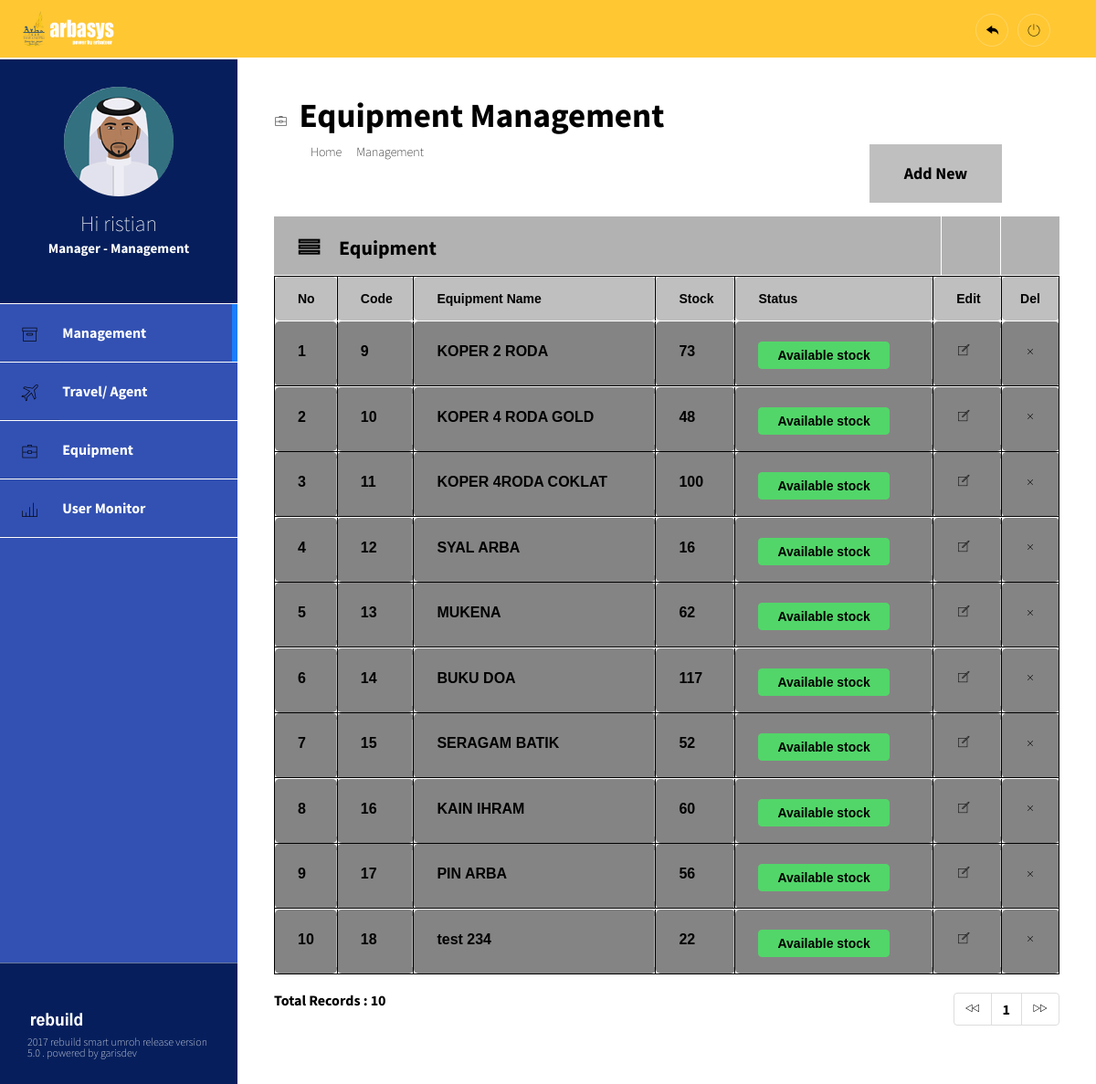
The page /modul/270/equipment.php (signed in) on the database its author committed.
### tables this page shows
CREATE TABLE `equipment` (
  `id_equipment` int(20) NOT NULL,
  `equipment_name` varchar(100) NOT NULL,
  `stock` int(20) NOT NULL
);

### modul/270/equipment.php (the view, shortened to what this page needs)
<!DOCTYPE html>
<?php
require('../config/travel-config.php');
$row = 10;
$hal = isset($_GET['hal']) ? $_GET['hal'] : 0;
$pageSql = "SELECT * FROM equipment";
$pageQry = mysql_query($pageSql, $Link) or die ("error paging: ".mysql_error());
$jml   = mysql_num_rows($pageQry);
$max   = ceil($jml/$row);
?>
<html>
<head>
    <link rel="stylesheet" type="text/css" href="../css/bootstrap.min.css">
    <link rel="stylesheet" type="text/css" href="../css/main.min.css">
    <link rel="stylesheet" type="text/css" href="../css/pe-icon-7-filled.css">
    <link rel="stylesheet" type="text/css" href="../css/pe-icon-7-stroke.css">
</head>
<body>
    <?php include "menu.php"; ?>
<section class="content">
      <header class = "main-header">
        <div class="main-header__nav">
              <h1 class="main-header__title">
                <i class="pe-7s-portfolio"></i>
              <span>Equipment Management</span>
              </h1>
             <ul class="main-header__breadcrumb">
              <li><a href ="#" onclick="window.location='#';">Home</a></li>
                 <a href ="?page=270" onclick="window.location='?page=270';">Management</a>
               </ul>
           </div>
              <div class="main-header__pojok">
          <button onclick="window.location='?page=Equipment-Add';">Add New</button>
             </div>
      </header>
<div class = "row">
          <div class="col-md-12">
            <article class="widget">
              <header class="widget__header">
                <div class="widget__title">
                  <i class="pe-7s-menu"></i><h3>Equipment</h3>
                </div>
                <div class="widget__config">
                  <a href="#"><i class=""></i></a>
                  <a href="#"><i class=""></i></a>
                </div>
              </header>
              <div class="widget__content ">
                <table class="table table-striped media-table">
                  <thead>
                    <tr>
                      <th style="width:1px">No </th>
                      <th>Code</th>
                      <th>Equipment Name</th>
                       <th>Stock</th>
                        <th>Status</th>
                        <th>Edit</th>
                      <th>Del</th>
                    </tr>
                  </thead>
                  <tbody>
  <?php
  $mySql  = "SELECT * FROM equipment ORDER BY id_equipment ASC LIMIT $hal, $row";
  $myQry  = mysql_query($mySql, $Link)  or die ("Query  salah : ".mysql_error());
  $nomor  = 0;
  while ($myData = mysql_fetch_array($myQry)) {
    $nomor++;
    $Kode = $myData['id_equipment'];
 $DataStock = $myData['stock'];
      if ($DataStock >=16) {
        $view="<span class='btn inverse green'>Available stock </span>";
    }
  ?>
              <tr class="spacer"></tr>
              <tr>
              <td>
              <font><p> <?php echo $nomor; ?></p></font>      </td>
               <td>
                <p> <?php echo $myData['id_equipment']; ?></p>
               </td>
                <td>
                <p><?php echo $myData['equipment_name']; ?></p>
               </td>
               <td>
                <p><?php echo $myData['stock']; ?></p>
               </td>
                <td>
                <p><?php echo $view; ?></p>
               </td>
               <td>
                        <a href="?page=Equipment-Edit&Kode=<?php echo $Kode; ?>" target="_self" alt="Edit Data"  title='Edit'><i class="pe-7s-note"></i></a>
                      </td>
                      <td>
                        <a href="?page=Equipment-Delete&Kode=<?php echo $Kode; ?>" target="_self" alt="Delete Data"  onclick="return confirm('ARE YOU SURE TO DELETE THIS DATA ... ?')" title='Delete'><i class="pe-7s-close"></i></a>
                      </td>
                    </tr>
      <?php } ?>
                  </tbody>
                </table>
       <ul class="pagination pull-left no-margin">
<li class="" >
<strong style="font-weight: bold;">Total Records :</strong>
                                <?php echo $jml; ?>
</ul>
<?php
    $prev = $hal - $row;
    if ($prev <= -$row) { $prev = 0;}
    $next = $hal + $row;
    $Selisih = $jml - $row;
    if ($Selisih <= 0) {$Selisih = 0;}
    if ($next >= $jml) { $next =  $Selisih;}
?>
    <ul class="pagination pull-right no-margin">
      <li class="prev">
    <?php
    echo "
      <a href='?page=Equipment&hal=$prev'>
      <i class='pe-7s-prev'></i>
      </a>";
      ?>
      </li>
    <li class="" >
      <?php
      for ($h = 1; $h <= $max; $h++) {
        $list[$h] = $row * $h - $row;
        echo " <a href='?page=Equipment&hal=$list[$h]'>$h</a> ";
      }
      ?>
    </li>
    <li class="next">
        <?php
    echo "
      <a href='?page=Equipment&hal=$next'>
      <i class='pe-7s-next'></i>
      </a>";
      ?>
    </li>
      </ul>
              </div>
            </article>
          </div>
        </div>
      <footer class="footer-brand">
          <?php include "footer.php"; ?>
      </footer>
    </section>
</body>
</html>
<?php
if(isset($_SESSION["role"])) {
  exit;
}
else {
  echo "<meta http-equiv='refresh' content='0; url=../modul/logout.php'>";
}
?>

### modul/270/menu.php (shortened to what this page needs)
<!DOCTYPE html>
<html>
<head>
</head>
<body>
	<header class="top-bar">
		<ul class="profile">
			<li>
				<div class="main-logo"><img src="../img/logoarba.png"; height="45px"; style="padding-top:3px ;padding-left:10px";></div>
			</li>
		</ul>
		<div class="main-brand">
			<div class="main-brand__container">
				<a style = "margin-top:15px;" href="?page=Halaman-Utama" class="btn-circle btn-sm"><i class=" pe-7f-back"></i></a>	&nbsp;
				<a style = "margin-top:15px;" href="?page=Logout" class="btn-circle btn-sm"><i class=" pe-7f-power"></i></a>
			</div>
		</div>
	</header>
	<div class="wrapper">
		<aside class="sidebar">
			<div class="user-info">
				<figure class="rounded-image profile__img">
					<img class="media-object" src="../img/user1.jpg" alt="user">
				</figure>
			<h2 class="user-info__name">Hi <?php if ($_SESSION['FirstName'] == 'Sales') {echo 'Marketing Team';}
			else echo $_SESSION['FirstName'];?></h2>
				<h3 class="user-info__role">Manager - Management</h3>
				<ul class="user-info__numbers">
				</ul>
			</div>
			<ul class="main-nav">
				<li class="main-nav--active">
					<a class="main-nav__link" href='?page=270'>
						<span class="main-nav__icon"><i class="pe-7s-box1"></i></span>
						Management
					</a>
				</li>
				<li class="">
					<a class="main-nav__link" href='?page=Travel'>
						<span class="main-nav__icon"><i class="pe-7s-plane"></i></span>
						Travel/ Agent
					</a>
				</li>
				<li>
					<a class="main-nav__link" href="?page=Equipment">
						<span class="main-nav__icon"><i class="pe-7s-portfolio"></i></span>
						Equipment
					</a>
				</li>
				<li>
					<a class="main-nav__link" href="?page=User">
						<span class="main-nav__icon"><i class="pe-7s-graph3"></i></span>
						User Monitor
					</a>
				</li>
			</ul>
		</aside>
</body>
</html>

### modul/footer.php
<img src="../img/logo_trim.png">
			<p>  2017 rebuild smart umroh release version 5.0 . powered by garisdev</p>

### rows shown on the page
equipment: id_equipment "9", equipment_name "KOPER 2 RODA", stock "73", shows "Available stock"
equipment: id_equipment "10", equipment_name "KOPER 4 RODA GOLD", stock "48", shows "Available stock"
equipment: id_equipment "11", equipment_name "KOPER 4RODA COKLAT", stock "100", shows "Available stock"
equipment: id_equipment "12", equipment_name "SYAL ARBA", stock "16", shows "Available stock"
equipment: id_equipment "13", equipment_name "MUKENA", stock "62", shows "Available stock"
equipment: id_equipment "14", equipment_name "BUKU DOA", stock "117", shows "Available stock"
equipment: id_equipment "15", equipment_name "SERAGAM BATIK", stock "52", shows "Available stock"
equipment: id_equipment "16", equipment_name "KAIN IHRAM", stock "60", shows "Available stock"
equipment: id_equipment "17", equipment_name "PIN ARBA", stock "56", shows "Available stock"
equipment: id_equipment "18", equipment_name "test 234", stock "22", shows "Available stock"

### other values the page prints
$_SESSION['FirstName'] "ristian"
$jml "10"
